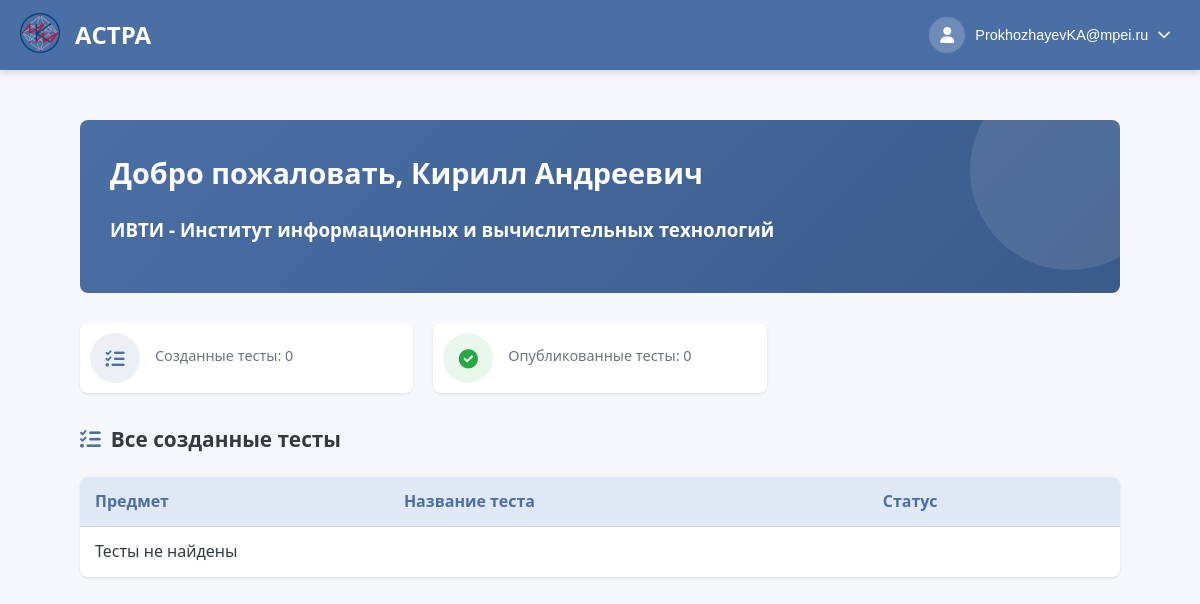
/personaInf/ (signed in), run on the app's committed database.
### users/models.py (models this page shows, shortened)
class CustomUser(AbstractBaseUser, PermissionsMixin):
    THEME_CHOICES = [
        ('light', 'Светлая'),
        ('dark', 'Тёмная'),
    ]
    email = models.EmailField(unique=True)
    role = models.CharField(max_length=10, choices=[('student', 'Student'), ('teacher', 'Teacher')])
    theme = models.CharField(max_length=10, choices=THEME_CHOICES, default='light')
    is_active = models.BooleanField(default=True)
    is_staff = models.BooleanField(default=False)
    objects = CustomUserManager()
    USERNAME_FIELD = 'email'
    REQUIRED_FIELDS = ['role']
    def get_full_name(self):
        if self.role == 'student' and hasattr(self, 'studentdata'):
            return f"{self.studentdata.last_name} {self.studentdata.first_name}"
        elif self.role == 'teacher' and hasattr(self, 'teacherdata'):
            return f"{self.teacherdata.last_name} {self.teacherdata.first_name}"
        return self.email
    def get_photo_url(self):
        if self.role == 'student' and hasattr(self, 'studentdata') and self.studentdata.photo:
            return self.studentdata.photo.url
        elif self.role == 'teacher' and hasattr(self, 'teacherdata') and self.teacherdata.photo:
            return self.teacherdata.photo.url
        return None

class TeacherData(models.Model):
    first_name = models.CharField(max_length=50, blank=False)
    last_name = models.CharField(max_length=50, blank=False)
    middle_name = models.CharField(max_length=50)
    photo = models.ImageField(upload_to='user_photos/', blank=True, null=True)
    institute = models.ForeignKey(StudentInstitute, default=6, on_delete=models.PROTECT)
    data_map = models.OneToOneField(CustomUser, on_delete=models.CASCADE)

class StudentInstitute(models.Model):
    name = models.CharField(max_length=70, unique=True)
    def __str__(self):
        return self.name

### users/views.py (the view)
# urls.py: path('personaInf/', views.account_view2, name='account2'),
@login_required
@role_required(['teacher', 'admin'])
def account_view2(request):
    user = request.user
    context = {
        'current_user': user,
        'is_teacher': user.role == 'teacher',
    }
    try:
        teacher_data = user.teacherdata
    except TeacherData.DoesNotExist:
        teacher_data = None
    context['teacher_data'] = teacher_data
    if teacher_data:
        teacher_tests = AboutTest.objects.filter(creator=teacher_data).order_by('-id')
        created_tests_count = teacher_tests.count()
        published_tests_count = teacher_tests.filter(is_published=1).count()
        students_count = PublishedGroup.objects.filter(teacher_name=teacher_data)\
                                              .values('group_name').distinct().count()
        context.update({
            'teacher_tests': teacher_tests,
        })
        teacher_data.created_tests_count = created_tests_count
        teacher_data.published_tests_count = published_tests_count
        teacher_data.students_count = students_count
    return render(request, 'users/teacher_account.html', context)

### users/context_processors.py (called while the page is built)
def user_role(request):
    if request.user.is_authenticated:
        return {'user_role': request.user.role}
    return {}

### users/templates/users/teacher_account.html (shortened to what this page needs)
{% extends 'create_tests/header.html' %}
{% load static %}
{% block extra_css %}
    <link rel="stylesheet" href="{% static 'css/teacher_account.css' %}">
    <link rel="stylesheet" href="{% static 'libs/fontawesome/css/all.min.css' %}">
{% endblock %}
{% block content %}
    <div class="dashboard-container">
        <main class="main-content">
            <section class="welcome-section">
                <h1 class="welcome-title">Добро пожаловать, {{teacher_data.first_name}} {{teacher_data.middle_name}}</h1>
                <h3 class="second-inf">{{ teacher_data.institute }}</h3>
            </section>
<div class="stats-grid">
    <div class="stat-card">
        <a href="{% url 'create_tests:test_list' %}?filter=my&status=all" class="stat-card-link">
            <div class="stat-icon tests">
                <i class="fas fa-tasks"></i>
            </div>
            <div class="stat-info">
                <div class="stat-title">Созданные тесты: {{ teacher_data.created_tests_count }}</div>
            </div>
        </a>
    </div>
    <div class="stat-card">
        <a href="{% url 'create_tests:test_list' %}?filter=my&status=published" class="stat-card-link">
            <div class="stat-icon results">
                <i class="fas fa-check-circle"></i>
            </div>
            <div class="stat-info">
                <div class="stat-title">Опубликованные тесты: {{ teacher_data.published_tests_count }}</div>
            </div>
        </a>
    </div>
</div>
<section>
    <h2 class="section-title">
        <i class="fas fa-tasks"></i> Все созданные тесты
    </h2>
<table class="results-table">
    <thead>
        <tr>
            <th>Предмет</th>
            <th>Название теста</th>
            <th>Статус</th>
        </tr>
    </thead>
    <tbody>
    {% for test in teacher_tests %}
        <tr>
            <td>{{ test.subj.name }}</td>
            <td>{{ test.name_tests }}</td>
            <td>
                {% if test.is_published %}
                    Опубликован
                {% else %}
                    Не опубликован
                {% endif %}
            </td>
        </tr>
    {% empty %}
        <tr><td colspan="3">Тесты не найдены</td></tr>
    {% endfor %}
    </tbody>
</table>
</section>
        </main>
    </div>
{% endblock %}

### create_tests/templates/create_tests/header.html (shortened to what this page needs)
<!DOCTYPE html>
<html lang="ru">
<head>
    {% load static %}
    <link rel="stylesheet" href="{% static 'css/header.css' %}">
    <link rel="stylesheet" href="{% static 'css/dark-theme.css' %}">
    <link rel="stylesheet" href="{% static 'libs/fontawesome/css/all.min.css' %}">
    {% block extra_css %}{% endblock %}
</head>
<body data-theme="{{ user.theme|default:'light' }}" data-user-theme="{{ user.theme|default:'light' }}">
<header class="app-header">
    <div class="header-container">
        <div class="header-brand">
            <span class="logo-icon">
                <img src="{% static 'images/logo.png' %}" alt="" style="width: 40px; height: 40px;">
            </span>
            <h2><span class="logo-text">АСТРА</span></h2>
        </div>
        <div class="user-controls">
            <div class="profile-dropdown">
                <button class="profile-btn" id="profileBtn">
                    <div class="avatar">
                        {% if user.get_photo_url %}
                            <img src="{{ user.get_photo_url }}" alt="Фото профиля" style="width: 100%; height: 100%; border-radius: 50%; object-fit: cover;">
                        {% else %}
                            <i class="fas fa-user"></i>
                        {% endif %}
                    </div>
                    <span class="username">{{ user.get_full_name }}</span>
                    <i class="fas fa-chevron-down"></i>
                </button>
            </div>
        </div>
    </div>
</header>
<main class="app-main">
    {% block content %}{% endblock %}
</main>
</body>
</html>

### create_tests/static/css/header.css (style rules this page uses)
:root { --primary-color: #4a6fa5; --primary-hover: #3a5a8a; --secondary-color: #6c757d; --success-color: #28a745; --danger-color: #dc3545; --warning-color: #ffc107; --info-color: #17a2b8; --light-color: #f8f9fa; --dark-color: #343a40; --text-light: #ffffff; --text-dark: #212529; --border-color: rgba(0, 0, 0, 0.1); --shadow-sm: 0 1px 3px rgba(0, 0, 0, 0.1); --shadow-md: 0 4px 6px rgba(0, 0, 0, 0.1); --shadow-lg: 0 10px 15px rgba(0, 0, 0, 0.1); --transition: all 0.3s ease; --border-radius: 8px; }
* { margin: 0; padding: 0; box-sizing: border-box; }
body { font-family: 'Segoe UI', Tahoma, Geneva, Verdana, sans-serif; line-height: 1.6; color: var(--text-dark); background-color: #f5f7fa; padding-top: 70px !important; }
.app-header { position: fixed; top: 0; left: 0; right: 0; height: 70px; background-color: var(--primary-color); box-shadow: var(--shadow-md); z-index: 1000; }
.header-container { display: flex; justify-content: space-between; align-items: center; height: 100%; max-width: 1500px; margin: 0 auto; padding: 0 20px; }
.header-brand { display: flex; align-items: center; gap: 15px; }
.logo-icon { font-size: 3rem; color: #ffd700; }
.logo-text { size 500px; color: white; }
.user-controls { display: flex; align-items: center; gap: 15px; }
.profile-dropdown { position: relative; }
.profile-btn { display: flex; align-items: center; background: none; border: none; color: var(--text-light); cursor: pointer; gap: 10px; padding: 5px 10px; border-radius: 20px; transition: var(--transition); }
.avatar { width: 36px; height: 36px; border-radius: 50%; background-color: rgba(255, 255, 255, 0.2); display: flex; align-items: center; justify-content: center; font-size: 1rem; }
.username { font-weight: 500; font-size: 0.9rem; }
.app-main { min-height: calc(100vh - 70px); padding: 20px; max-width: 95%; margin: 0 auto; }

### static/css/dark-theme.css (style rules this page uses)
* { transition: background-color 0.3s ease, color 0.3s ease, border-color 0.3s ease; }

### data on the page
CustomUser: get_full_name "ProkhozhayevKA@mpei.ru"
TeacherData: first_name "Кирилл", middle_name "Андреевич", institute "ИВТИ - Институт информационных и вычислительных технологий", created_tests_count "0", published_tests_count "0"
